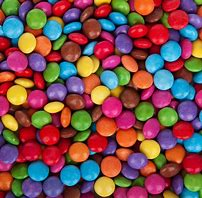
#> input picture data/smarties.jpg, 202 x 198 px, found by its file name
$ python 16_contours.py
#> lines starting #> are read from the running program, lines starting #| are printed output that depends on the picture; after the words box and inside, x2 and y2 are one past the last pixel; in counts of white or black regions, pixels touching at a corner belong together
import cv2 as cv

img = cv.imread('smarties.jpg')
#> img is the input picture: shape (198, 202, 3); mean B, G, R 77.7, 79.3, 125.5
gray = cv.cvtColor(img, cv.COLOR_BGR2GRAY)
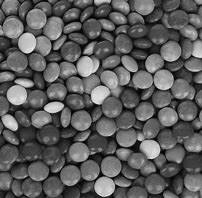
#> gray: shape (198, 202); min 0, max 241, mean 92.9

ret, thresh = cv.threshold(gray, 100, 255, 0)
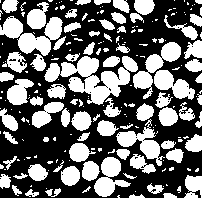
#> thresh: shape (198, 202); 42.1% white; 211 white regions (131 under 20 px)
contours, hierarchy = cv.findContours(thresh, cv.RETR_TREE, cv.CHAIN_APPROX_SIMPLE)
#> contours = 291 contours, 222 with area under 20; largest, box (x1, y1, x2, y2) and area: (44, 56, 138, 105) 1864, (0, 16, 63, 56) 1094, (133, 42, 181, 99) 796, (116, 119, 165, 166) 674, (94, 157, 131, 197) 658

print("Number of Contours: " + str(len(contours)))
#| Number of Contours: 291

cv.drawContours(img, contours, -1, (0, 233, 0), 4)
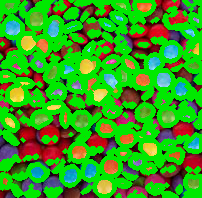
#> img: shape (198, 202, 3); mean B, G, R 29.4, 159.3, 54.8

cv.imshow('Threshold', thresh)
cv.imshow('Contoured', img)

cv.waitKey(0)
cv.destroyAllWindows()
